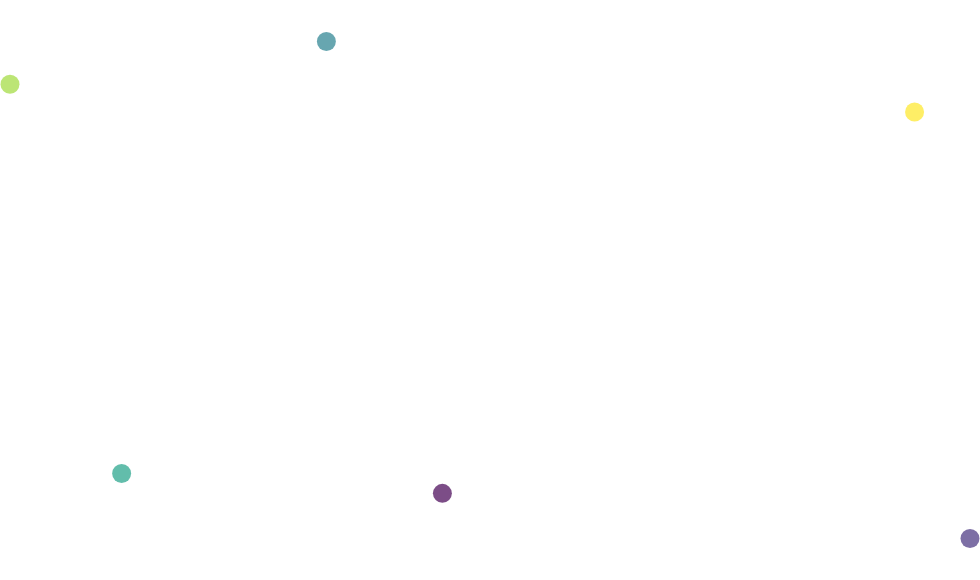

Here is the Vega-Lite specification saved for this chart:
### Vega-Lite specification from a JSON file in a GitHub repository (floating-point values rounded to 4 significant figures)
{"$schema": "https://vega.github.io/schema/vega-lite/v6.json", "padding": 5, "autosize": "none", "width": 480, "height": 280, "data": {"values": [{"lon": -74, "lat": 40.7, "n": 8}, {"lon": 2.35, "lat": 48.85, "n": 5}, {"lon": 139.7, "lat": 35.7, "n": 9}, {"lon": 151.2, "lat": -33.9, "n": 3}, {"lon": -43.2, "lat": -22.9, "n": 6}, {"lon": 28, "lat": -26.2, "n": 2}]}, "projection": {}, "mark": {"type": "point", "filled": true, "size": 90}, "encoding": {"longitude": {"field": "lon", "type": "quantitative"}, "latitude": {"field": "lat", "type": "quantitative"}, "color": {"field": "n", "type": "quantitative", "scale": {"scheme": "viridis"}}}}
